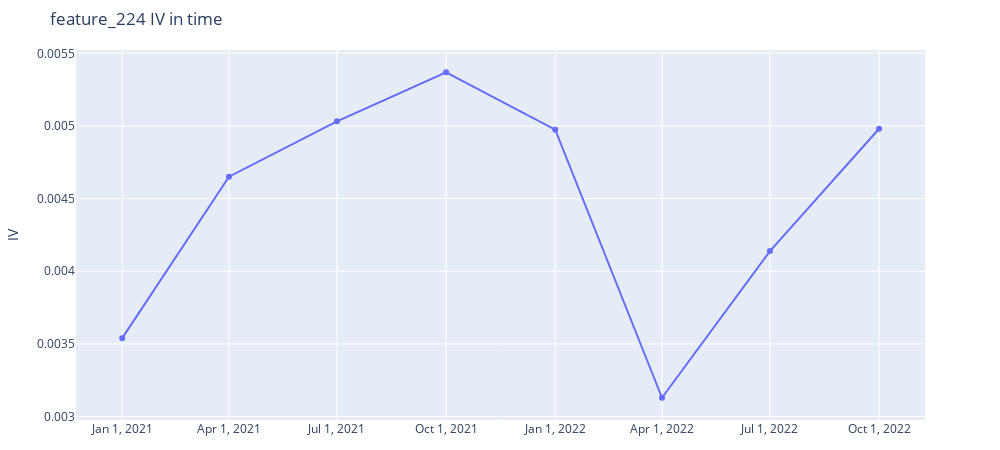

The code cell stored with this chart in its notebook:
### Code cell
# примерно так это должно будет выглядеть
plot_metric_time(df['feature_224'], df['target'], df['quarter'])

### Figure 1 — Plotly figure (JSON) as saved in the notebook; plotly's stock layout.template omitted (floating-point values rounded to 4 significant figures)
{"data": [{"mode": "markers+lines", "name": "feature_224", "type": "scatter", "x": ["2021-01-01T00:00:00", "2021-04-01T00:00:00", "2021-07-01T00:00:00", "2021-10-01T00:00:00", "2022-01-01T00:00:00", "2022-04-01T00:00:00", "2022-07-01T00:00:00", "2022-10-01T00:00:00"], "y": [0.00354, 0.004651, 0.005032, 0.00537, 0.004975, 0.00313, 0.004139, 0.004981]}], "layout": {"height": 450, "margin": {"b": 30, "l": 30, "r": 30, "t": 50}, "title": {"text": "feature_224 IV in time"}, "width": 1000, "xaxis": {"domain": [0, 0.95], "showgrid": true, "tickvals": ["2021-01-01T00:00:00", "2021-04-01T00:00:00", "2021-07-01T00:00:00", "2021-10-01T00:00:00", "2022-01-01T00:00:00", "2022-04-01T00:00:00", "2022-07-01T00:00:00", "2022-10-01T00:00:00"]}, "yaxis": {"title": {"text": "IV"}}}}
